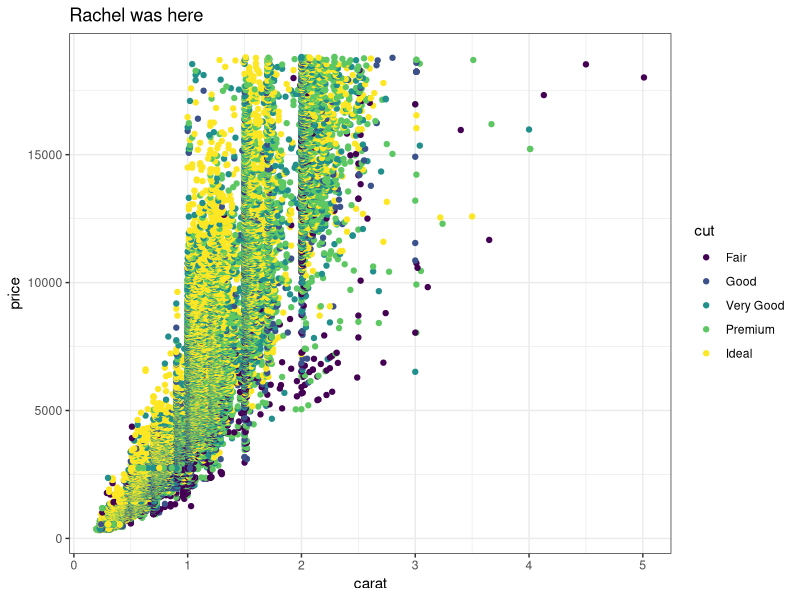
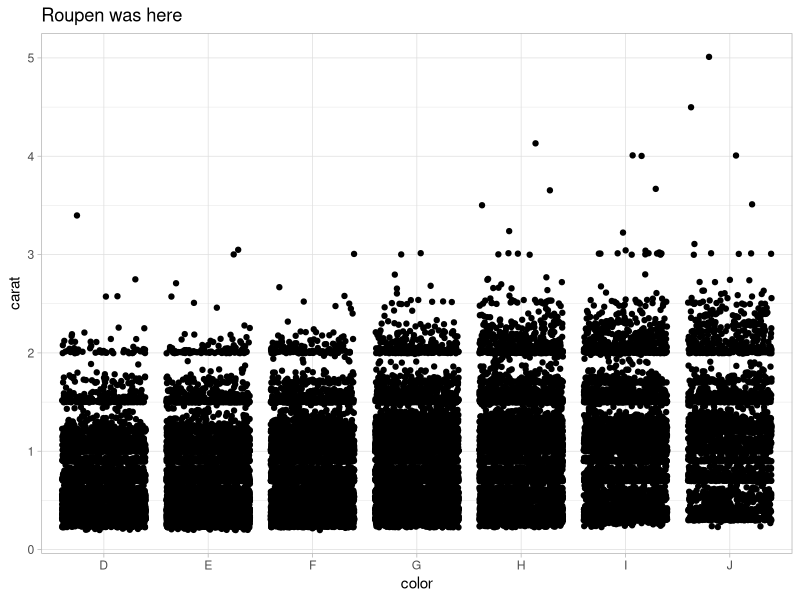
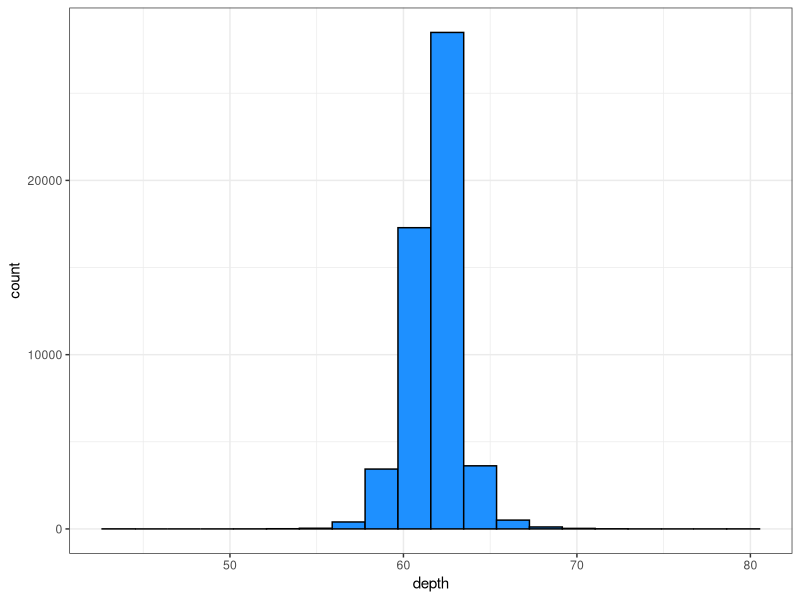
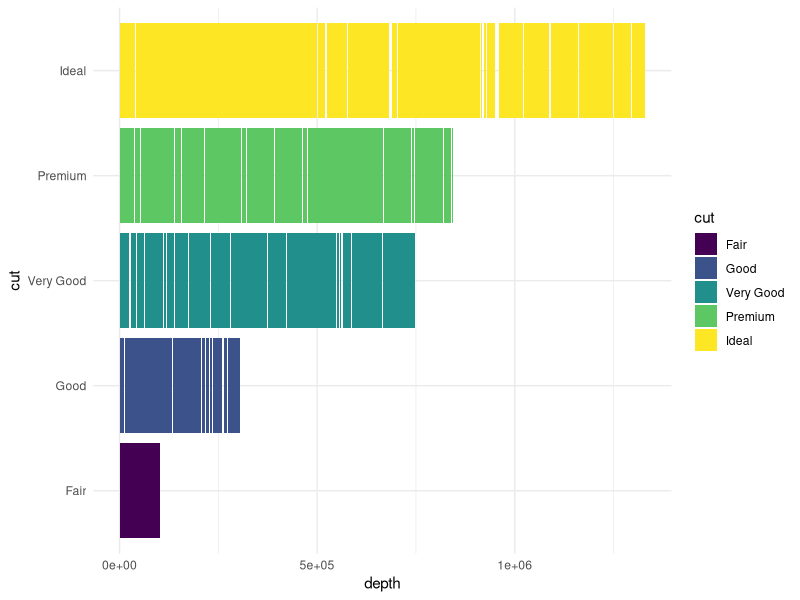

These figures' R source, in order:
## ---- chunk 1
knitr::opts_chunk$set(echo = TRUE)
library(tidyverse)
## ---- chunk 2
# Partner 1: 
# Run the code below to see the original graph
# Change the code below to make the point color change based on 'cut', and update the theme to theme_bw(). Update the title to include your first name. 

ggplot(data = diamonds, aes(x = carat, y = price)) +
  geom_point(aes(color = cut)) +
  theme_bw() +
  labs(title = "Rachel was here")
## ---- chunk 3
# Partner 2: 
# Run the code below to see the original graph
# Change the code below to make the geom a geom_jitter, and update the theme to theme_light. Update the title to include your first name. 

ggplot(data = diamonds, aes(x = color, y = carat)) +
  geom_jitter() +
  theme_light() +
  labs(title = "Roupen was here")
## ---- chunk 4


# A histogram!
ggplot(data = diamonds, aes(x = depth)) +
  geom_histogram(bins = 20, col = "black",
  fill = "dodgerblue") +
  theme_bw()

# Great plot by Rachel
ggplot(data = diamonds, aes(x = depth, y = cut)) +
  geom_col(aes(fill = cut)) +
  theme_minimal()

## ---- chunk 5
